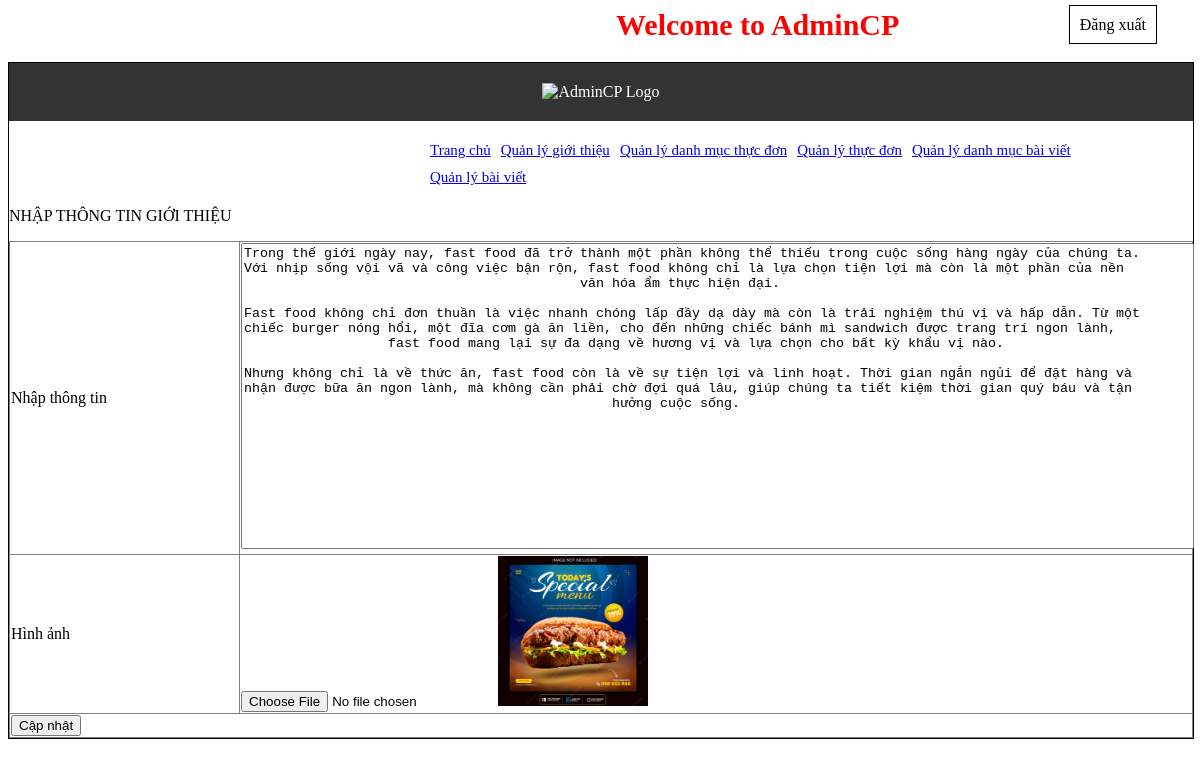
The page /web_mysqli/admincp/index.php?action=quanlyweb&query=capnhat (signed in) on the database its author committed.
### tables this page shows
CREATE TABLE `tbl_lienhe` (
  `id_lienhe` int(11) NOT NULL,
  `thongtinlienhe` text NOT NULL,
  `hinhanh` varchar(100) NOT NULL
);

### web_mysqli/admincp/modules/thongtinweb/quanly.php (the view)
<p>NHẬP THÔNG TIN GIỚI THIỆU</p>
<?php
$sql_lh = "SELECT * FROM tbl_lienhe WHERE id_lienhe = 1";
$query_lh = mysqli_query($mysqli, $sql_lh);
?>
<table border="1" style="width:100%; border-collapse: collapse;">
    <?php
    while ($dong = mysqli_fetch_array($query_lh)) {
    ?>
        <form method="POST" action="modules/thongtinweb/xuly.php?id_lienhe=<?php echo $dong['id_lienhe'] ?>" enctype="multipart/form-data">
            <tr>
                <td>Nhập thông tin</td>
                <td><textarea rows="20" name="thongtinlienhe" style="resize: none;width: 99.7%;"><?php echo $dong['thongtinlienhe'] ?></textarea></td>
            </tr>
            <tr>
                <td>Hình ảnh</td>
                <td>
                    <input type="file" name="hinhanh">
                    <img src="modules/thongtinweb/uploads_ha/<?php echo $dong['hinhanh'] ?>" width="150px">
                </td>
            </tr>
            <tr>
                <td colspan="2"><input type="submit" name="themlienhe" value="Cập nhật"></td>
            </tr>
        </form>
    <?php
    }
    ?>
</table>

### rows shown on the page
tbl_lienhe: thongtinlienhe "Trong thế giới ngày nay, fast food đã trở thành một phần không thể thiếu trong cuộc sống hàng ngày của chúng ta. Với nhịp sống vội vã và công việc bận rộn, fast food không chỉ là lựa chọn tiện lợi mà còn là một phần của nền văn hóa ẩm thực hiện đại. Fast food không chỉ đơn thuần là việc nhanh chóng lấp đầy dạ dày mà còn là trải nghiệm thú vị và hấp dẫn. Từ một chiếc burger nóng hổi, một đĩa cơm gà ăn liền, cho đến những chiếc bánh mì sandwich được trang trí ngon lành, fast food mang lại sự đa dạng về hương vị và lựa chọn cho bất kỳ khẩu vị nào. Nhưng không chỉ là về thức ăn, fast food còn là về sự tiện lợi và linh hoạt. Thời gian ngắn ngủi để đặt hàng và nhận được bữa ăn ngon lành, mà không…", hinhanh (picture)
